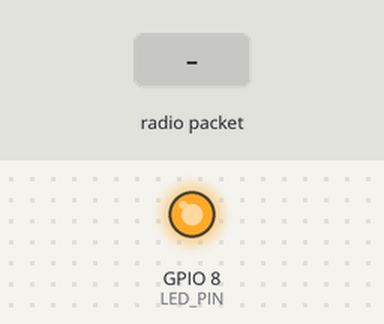
Simulated run of this sketch. Board: ESP32-S3. On the bench: output pins drawn as LEDs (lit = HIGH). The test bench sets the inputs (shaded band). What the sketch prints to the serial monitor is not drawn.

Above: at 1.2 s.
1.3 s: radio packet "1" arrives
Timing chart, 0 to 4.3 s (numbered marks = the images above; inputs shaded):
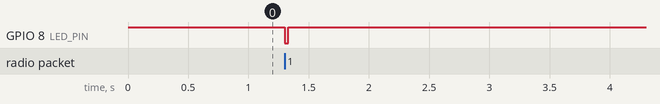

The sketch:

dongle_espnow_bridge.ino
```cpp
#include <WiFi.h>
#include <esp_now.h>
#include <esp_wifi.h>

#define ESPNOW_CHANNEL 1
#define LED_PIN 8

static const uint8_t BROADCAST[6] = { 0xFF, 0xFF, 0xFF, 0xFF, 0xFF, 0xFF };

static uint8_t remote_mac[6];
static bool    have_remote = false;

static char    out_line[260];
static size_t  out_len = 0;

static unsigned long led_off_at = 0;

static void led(bool on) { digitalWrite(LED_PIN, on ? LOW : HIGH); }  // active LOW

#if ESP_ARDUINO_VERSION >= ESP_ARDUINO_VERSION_VAL(3, 0, 0)
void onRecv(const esp_now_recv_info_t *info, const uint8_t *data, int len) {
  const uint8_t *src = info->src_addr;
#else
void onRecv(const uint8_t *mac, const uint8_t *data, int len) {
  const uint8_t *src = mac;
#endif
  memcpy(remote_mac, src, 6);
  if (!have_remote) {
    esp_now_peer_info_t peer = {};
    memcpy(peer.peer_addr, remote_mac, 6);
    peer.channel = ESPNOW_CHANNEL;
    peer.encrypt = false;
    esp_now_add_peer(&peer);
    have_remote = true;
  }

  // "HELLO" is just the remote announcing itself so we learn its MAC and can
  // unicast status back -- don't forward it to the Pi as a command.
  bool is_hello = (len == 5 && memcmp(data, "HELLO", 5) == 0);
  if (!is_hello) {
    Serial.write(data, len);
    if (len == 0 || data[len - 1] != '\n') Serial.write('\n');
  }

  led(true);
  led_off_at = millis() + 30;     // brief activity flash
}

void setup() {
  pinMode(LED_PIN, OUTPUT);
  led(false);
  Serial.begin(115200);

  WiFi.mode(WIFI_STA);
  WiFi.disconnect();
  esp_wifi_set_channel(ESPNOW_CHANNEL, WIFI_SECOND_CHAN_NONE);
  esp_wifi_set_ps(WIFI_PS_NONE);    // no modem sleep

  if (esp_now_init() != ESP_OK) {
    while (true) { led(true); delay(100); led(false); delay(100); }  // SOS blink
  }
  esp_now_register_recv_cb(onRecv);

  esp_now_peer_info_t bpeer = {};
  memcpy(bpeer.peer_addr, BROADCAST, 6);
  bpeer.channel = ESPNOW_CHANNEL;
  bpeer.encrypt = false;
  esp_now_add_peer(&bpeer);
}

void loop() {
  while (Serial.available()) {
    char c = Serial.read();
    if (c == '\n' || c == '\r') {
      if (out_len > 0) {
        const uint8_t *dst = have_remote ? remote_mac : BROADCAST;
        esp_now_send(dst, (const uint8_t *)out_line, out_len);
      }
      out_len = 0;
    } else if (out_len < sizeof(out_line) - 1) {
      out_line[out_len++] = c;
    }
  }

  if (led_off_at && millis() > led_off_at) { led(false); led_off_at = 0; }
}
```

Measured:
- after the input at 1.3 s, GPIO 8 (LED_PIN): HIGH → LOW at once, → HIGH 0.03 s later
